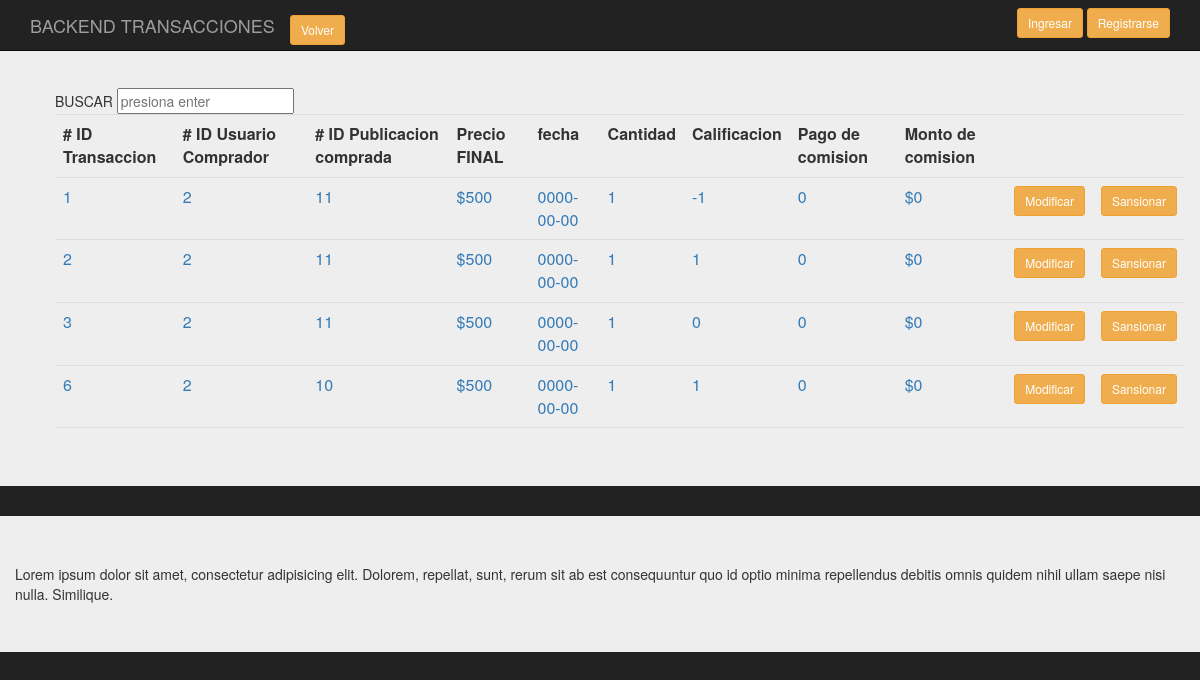
Screenshot of /backend/Presentacion/BackTransaccion.php with the database file from the repository.
### tables this page shows
CREATE TABLE `transaccion` (
  `id_trans` int(11) NOT NULL,
  `id_usut` int(11) NOT NULL,
  `id_pubt` int(11) NOT NULL,
  `precio_finalt` int(11) DEFAULT NULL,
  `fechat` date DEFAULT NULL,
  `cantidad` int(11) DEFAULT NULL,
  `calificaciont` int(1) DEFAULT NULL,
  `pago_comision` tinyint(1) NOT NULL,
  `comision_monto` int(11) NOT NULL,
  `comentariot` varchar(400) NOT NULL,
  `califico` int(11) NOT NULL
);

### backend/clases/Transaccion.class.php (called while the page is built, shortened)
<?php
require_once('../persistencia/PersistenciaTransaccion.class.php');
class Transaccion
{
    public function consultaTodos($conex)
    {
      $pu=new PersistenciaTransaccion;
      $datos= $pu->consTodos($conex);
      return $datos;
    }
}
?>

### backend/persistencia/PersistenciaTransaccion.class.php (called while the page is built, shortened)
<?php
class PersistenciaTransaccion
{
   public function consTodos( $conex)
   {
        $sql = "select * from transaccion";
        $result = $conex->prepare($sql);
		$result->execute();
		$resultados=$result->fetchAll();
       return $resultados;
    }
 }
?>

### backend/Presentacion/BackTransaccion.php (the view, shortened to what this page needs)
<?php
require_once('../clases/Transaccion.class.php');
?>
<!doctype html>
<html lang="en">
<head>
<link rel="stylesheet" href="https://maxcdn.bootstrapcdn.com/bootstrap/3.3.7/css/bootstrap.min.css">
<link rel="stylesheet" href="../css/estilos.css">
	</head>
<body>
		<div class="container">
			<nav class="navbar navbar-inverse navbar-fixed-top">
				  <div class="container">
					<div class="navbar-header">
					  <a class="navbar-brand" href="#">BACKEND TRANSACCIONES</a>
					  <div class="navbar-brand">
						<a href="index.php" class="btn btn-warning btn-sm">Volver</a>
					  </div>
					</div>
					<div id="navbar" class="navbar-collapse collapse">
					  <form class="navbar-form navbar-right">
						<a href="singin.php" class="btn btn-warning btn-sm">Ingresar</a>
						<a href="Login.php" class="btn btn-warning btn-sm">Registrarse</a>
					  </form>
					</div>
				  </div>
			</nav>
		</div>
		<div class="jumbotron">
			<div class="container-fluid">
				<section class="main row">
					<div class="col-md-12">
					<ol class="pre-scrollable">
										<table class="table">
																<form class="forma-busqueda cf" action="/search.php" method="post">
																	<input name="keywords" id="search_box" type="text" placeholder="presiona enter" >
																</form>
													<tr>
														<th># ID Transaccion</th>
														<th># ID Usuario Comprador</th>
														<th># ID Publicacion comprada</th>
														<th>Precio FINAL</th>
														<th>fecha</th>
														<th>Cantidad</th>
														<th>Calificacion</th>
														<th>Pago de comision</th>
														<th>Monto de comision</th>
														<th></th>
														<th></th>
													</tr>
												<?php
													$conex = conectar();
													$d = new Transaccion();
													$datos_d=$d->consultaTodos($conex);
													$cuenta=count($datos_d);
												?>
												<?php
												for ($i=0;$i<$cuenta;$i++)
												{
												?>
													<tr>
															<td><a value="<?php echo $datos_d[$i][0]?>"  ><?php echo $datos_d[$i][0]?></a></td>
															<td><a value="<?php echo $datos_d[$i][0]?>"  ><?php echo $datos_d[$i][1]?></a></td>
															<td><a value="<?php echo $datos_d[$i][0]?>"  ><?php echo $datos_d[$i][2]?></a></td>
															<td><a value="<?php echo $datos_d[$i][0]?>"  >$<?php echo $datos_d[$i][3]?></a></td>
															<td><a value="<?php echo $datos_d[$i][0]?>"  ><?php echo $datos_d[$i][4]?></a></td>
															<td><a value="<?php echo $datos_d[$i][0]?>"  ><?php echo $datos_d[$i][5]?></a></td>
															<td><a value="<?php echo $datos_d[$i][0]?>"  ><?php echo $datos_d[$i][6]?></a></td>
															<td><a value="<?php echo $datos_d[$i][0]?>"  ><?php echo $datos_d[$i][7]?></a></td>
															<td><a value="<?php echo $datos_d[$i][0]?>"  >$<?php echo $datos_d[$i][8]?></a></td>
															<td><a href="singin.php" class="btn btn-warning btn-sm">Modificar</a></td>
															<td><a href="Login.php" class="btn btn-warning btn-sm">Sansionar</a></td>
													</tr>
												<?php
												}
												?>
										</table>
					</ol>
					</div>
				</section>
			</div>
		</div>
		<div class="jumbotron">
		<div class="container">
			<div class="row">
			Lorem ipsum dolor sit amet, consectetur adipisicing elit. Dolorem, repellat, sunt, rerum sit ab est consequuntur quo id optio minima repellendus debitis omnis quidem nihil ullam saepe nisi nulla. Similique.
		</div>
		</div>
</body>
</html>

### backend/Css/estilos.css (style rules this page uses)
body { padding-top: 40px; padding-bottom: 40px; background-color: #222; }
.forma-busqueda { margin-left: -2px; }

### rows the page displays
transaccion: id_trans "1", id_usut "2", id_pubt "11", precio_finalt "500", fechat "0000-00-00", cantidad "1", calificaciont "-1", pago_comision "0", comision_monto "0"
transaccion: id_trans "2", id_usut "2", id_pubt "11", precio_finalt "500", fechat "0000-00-00", cantidad "1", calificaciont "1", pago_comision "0", comision_monto "0"
transaccion: id_trans "3", id_usut "2", id_pubt "11", precio_finalt "500", fechat "0000-00-00", cantidad "1", calificaciont "0", pago_comision "0", comision_monto "0"
transaccion: id_trans "6", id_usut "2", id_pubt "10", precio_finalt "500", fechat "0000-00-00", cantidad "1", calificaciont "1", pago_comision "0", comision_monto "0"
